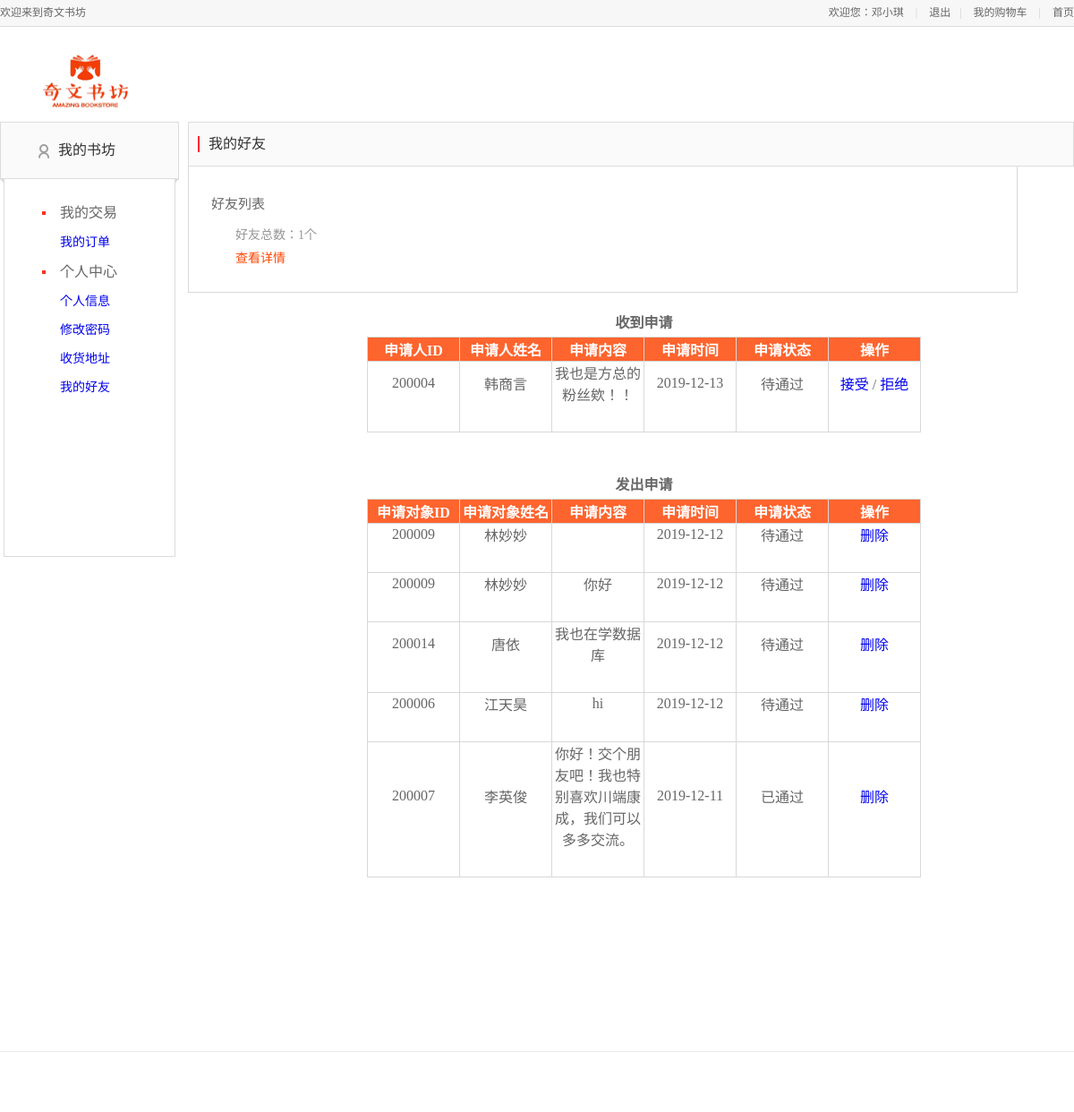
Page /用户界面/friendlist.php (signed in) on the committed database.
### tables this page shows
CREATE TABLE IF NOT EXISTS `friend_apply` (
  `id` int(11) NOT NULL AUTO_INCREMENT,
  `uid` char(6) DEFAULT NULL,
  `sid` char(6) DEFAULT NULL,
  `apply_text` text,
  `apply_time` varchar(255) DEFAULT NULL,
  `apply_status` varchar(255) DEFAULT NULL,
  PRIMARY KEY (`id`)
);

CREATE TABLE IF NOT EXISTS `user_info` (
  `user_id` char(6) NOT NULL,
  `user_name` varchar(20) DEFAULT NULL,
  `user_sex` varchar(2) DEFAULT NULL,
  `user_tel` char(11) DEFAULT NULL,
  `user_password` varchar(14) DEFAULT NULL,
  `user_address` varchar(100) DEFAULT NULL,
  PRIMARY KEY (`user_id`)
);

### 用户界面/friendlist.php (the view, shortened to what this page needs)
<html>
<head>
    <link rel="stylesheet" type="text/css" href="/css/base.css">
    <link rel="stylesheet" type="text/css" href="css/base_1.css">
    <link rel="stylesheet" type="text/css" href="css/address.css">
    <link rel="stylesheet" type="text/css" href="css/main.css">
    <link rel="stylesheet" type="text/css" href="css/reset.css">
    <link rel="stylesheet" type="text/css" href="css/foot.css">
</head>
<body>
<div class="header_con">
    <div class="header">
        <div class="welcome fl">欢迎来到奇文书坊</div>
        <div class="fr">
            <div class="login_btn fl">
                <?php
                include "db.php";
                if(empty($_SESSION['user_name']))
                    echo "<script>alert('请先登录！');window.location.href='index.php';</script>";
                else
                    echo'欢迎您：'.$_SESSION['user_name'];
                ?>
                <span>|</span>
                <a href="logout.php">退出</a>
            </div>
            <div class="user_link fl">
                <span>|</span>
                <a href="ShowCart.php">我的购物车</a>
                <span>|</span>
                <a href="index.php">首页</a>
            </div>
        </div>
    </div>
</div>
<div class="mydang">
    <div class="head">
        <a class="logo" href="index.php">
            <img src="images/logo1.png" alt="">
        </a>
    </div>
    <div class="my_left">
        <div class="my_menu">
            <h3 class="my_menu_title">
                <a href="#" id="J_myhomeBtn">我的书坊</a>
            </h3>
            <dl>
                <dt id="class600" name="orders">我的交易</dt>
                <dd>
                    <a href="checkorder.php">我的订单</a>
                </dd>
                <dt id="class640" name="personalinformation">个人中心</dt>
                <dd>
                    <a href="personalinfo.php" id="a_personal">个人信息</a>
                </dd>
                <dd>
                    <a href="editpwd.php" id="a_eidpwd">修改密码</a>
                </dd>
                <dd>
                    <a href="address.php" id="a_adress">收货地址</a>
                </dd>
                <dd>
                    <a href="friendlist.php" id="a_adress">我的好友</a>
                </dd>
            </dl>
        </div>
    </div>
    <div class="my_main">
        <div class="my_title">
            <span class="title">我的好友</span>
        </div>
        <div class="address_list">
            <h3>好友列表</h3>
            <dl>
                <dt>好友总数：<?php
                    $id=$_SESSION['user_id'];
                    $q = "SELECT * from friend_relationship WHERE uid='$id'";
                    $r = mysqli_query($conn,$q);
                    $ra=mysqli_num_rows($r);
                    echo $ra.'个'
                    ?></dt>
                <dt ><a href="frienddetail.php" style="color: orangered">查看详情</a></dt>
            </dl>
        </div>
        <div class="shadow_box">
			 <p>
             <div class="table-con">
                 <?php
                 $sql="SELECT*from friend_apply,user_info where friend_apply.sid = '$id' and friend_apply.uid = user_info.user_id order by apply_time desc";
                 $r=mysqli_query($conn,$sql);
                 if($r){
                 ?>
                <table>
                    <caption align="top" style="margin-bottom: 5px;"><strong>收到申请</strong></caption>
                <tr>
                  <th>申请人ID</th>
                  <th>申请人姓名</th>
                  <th>申请内容</th>
                  <th>申请时间</th>
                    <th>申请状态</th>
                    <th>操作</th>
                </tr>
                    <?php
                    while ($row=mysqli_fetch_array($r)) {
                    ?>
                    <tr>
                            <td><?php echo $row["uid"] ?></td>
                            <td><?php echo $row["user_name"] ?></td>
                            <td><?php echo $row["apply_text"]?></td>
                            <td><?php echo $row["apply_time"]?></td>
                            <td><?php echo $row["apply_status"]?></td>
                            <td><a href="friendoperate.php?action=accept&id=<?=$row['uid']?>">接受</a>
                                <span>/</span>&nbsp;<a href="friendoperate.php?action=refuse&id=<?=$row['uid']?>">拒绝</a></td>
                    </tr>
                        <?php
                    }}
                    ?>
                </table>
              </div>
			  </p>
			<p>
            <div class="table-con">
                <?php
                $sql="SELECT*from friend_apply,user_info  where friend_apply.uid = '$id' and friend_apply.sid = user_info.user_id order by apply_time desc";
                $r=mysqli_query($conn,$sql);
                if($r){
                echo '
                <table>
                    <caption align="top" style="margin-bottom: 5px;"><strong>发出申请</strong></caption>
                    <tr>
                        <th>申请对象ID</th>
                        <th>申请对象姓名</th>
                        <th>申请内容</th>
                        <th>申请时间</th>
                        <th>申请状态</th>
                        <th>操作</th>
                    </tr>';
                    while ($row=mysqli_fetch_array($r)) {
                    ?>
                    <tr>
                        <td><?php echo $row["sid"] ?></td>
                        <td><?php echo $row["user_name"] ?></td>
                        <td><?php echo $row["apply_text"]?></td>
                        <td><?php echo $row["apply_time"]?></td>
                        <td><?php echo $row["apply_status"]?></td>
                        <td><a href="friendoperate.php?action=delete&id=<?=$row['sid']?>">删除</a></td>
                    </tr>
                    <?php
                    }}
                    ?>
                </table>
            </div>
			</p>
            </div>
  </div>
    </div>
<div class="footer_nav_box">
</div>
</body>
</html>

### CSS/base.css (style rules this page uses)
body, button, ul, li, ol, p, dl, dd, h1, h2, h3, h4, h5, h6, img, iframe, form, input { margin: 0; padding: 0; list-style-type: none; border: 0; }
a { text-decoration: none; }
img { border: none; }
body { background: #ffffff; }

### CSS/base_1.css (style rules this page uses)
body, button, ul, li, ol, p, dl, dd, h1, h2, h3, h4, h5, h6, img, iframe, form, input { margin: 0; padding: 0; list-style-type: none; border: 0; }
body { font-size: 12px; color: #404040; font-family: 'Microsoft YaHei'; background-color:#fff; }
.mydang { width: 1200px; height: 1084px; margin: 10px auto 50px; overflow: hidden; }
.mydang .head { margin: 8px auto 8px; height: 80px; }
.mydang .head img { width: 130px; height: 80px; float: left; margin: 0px 0 0 30px; }
.my_left { width: 200px; height: 800px; float: left; }
.my_menu { background: url("../../static/images/my_menu_title_bg.png") 0 63px no-repeat; }
.my_menu .my_menu_title { height: 62px; line-height: 62px; margin-bottom: 6px; font-size: 16px; background: url("../../static/images/icon_menu.png") 42px 24px no-repeat #fafafa; border: 1px solid #dcdcdc; border-bottom: none 0; padding-left: 64px; font-weight: normal; }
.my_menu .my_menu_title a { color: #323232; }
.my_menu dl { border: 1px solid #dcdcdc; border-top: none 0; width: 148px; height: 400px; margin: 0 auto; padding: 16px 0 0 42px; }
.my_menu dt { margin: 8px 0; line-height: 18px; font-size: 16px; padding-left: 20px; background: url("../images/icon_menu.png") 0 -35px no-repeat; }
.my_menu dd { line-height: 32px; padding-left: 20px; font-size: 14px; }

### CSS/address.css (style rules this page uses)
.my_main { width: 990px; padding: 0 0 0 10px; height: 600px; float: left; display: block; }
.my_title { height: 48px; line-height: 48px; background: #fafafa; border: 1px solid #dcdcdc; overflow: hidden; }
.my_title .title { margin: 15px 0 15px 10px; padding: 0 0 0 10px; font-size: 16px; color: #323232; line-height: 18px; border-left: 2px solid #ff2832; display: inline-block; }
.address_list { border: 1px solid #d9d9d9; border-top: none 0; padding: 30px 0 60px 25px; margin-bottom: 20px; width: 900px; height: 50px; }
.address_list h3 { font-size: 15px; }
.address_list dl { margin: 8px 0; line-height: 16px; font-size: 12px; padding-left: 27px; }
.address_list dl dt { color: #969696; font-size: 14px; padding-top: 10px; }
.shadow_box { width: 1410px; height: 700px; margin-bottom: 10px; position: relative; display: inline-block; }
.shadow_box table { top: 0px; position: relative; left: 200px; }
.shadow_box table td { padding: 0 0 30px; position: relative; }

### CSS/main.css (style rules this page uses)
body { font-family:'Microsoft Yahei';font-size:12px;color:#666; }
html,body { height:100% }
.header_con { background-color:#f7f7f7; height:29px; border-bottom:1px solid #dddddd }
.header { width:1200px; height:29px; margin:0 auto; }
.welcome,.login_info,.login_btn,.user_link { line-height:29px; }
.login_btn a,.user_link a { color:#666; }
.login_btn span,.user_link span { color:#cecece; margin:0 10px; }

### CSS/foot.css (style rules this page uses)
.footer_nav_box { border-top: 1px solid #ebebeb; width:100%; min-width: 960px; padding: 17px 0 50px; }
.footer_nav_box a,.footer_nav_box { color: #8c8c8c; font-size: 12px; text-decoration: none; }

### 用户界面/friendlist.php (style rules this page uses)
.table-con th { background-color: #FE642E; color: #FFFFFF; }
table { background-color: #FFFFFF; border-collapse: collapse; vertical-align: center; }
th,td { width:100px; height: auto; border:1px solid #D8D8D8; table-layout: fixed; word-wrap: break-word; }
td { text-align: center; vertical-align: middle; }

### rows in the picture
friend_apply: uid "200004", user_info.user_name "韩商言", apply_text "我也是方总的粉丝欸！！", apply_time "2019-12-13", apply_status "待通过"
friend_apply: sid "200009", user_info.user_name "林妙妙", apply_time "2019-12-12", apply_status "待通过"
friend_apply: sid "200009", user_info.user_name "林妙妙", apply_text "你好", apply_time "2019-12-12", apply_status "待通过"
friend_apply: sid "200014", user_info.user_name "唐依", apply_text "我也在学数据库", apply_time "2019-12-12", apply_status "待通过"
friend_apply: sid "200006", user_info.user_name "江天昊", apply_text "hi", apply_time "2019-12-12", apply_status "待通过"
friend_apply: sid "200007", user_info.user_name "李英俊", apply_text "你好！交个朋友吧！我也特别喜欢川端康成，我们可以多多交流。", apply_time "2019-12-11", apply_status "已通过"

### other values in the picture
$_SESSION['user_name'] "邓小琪"
$ra "1"
